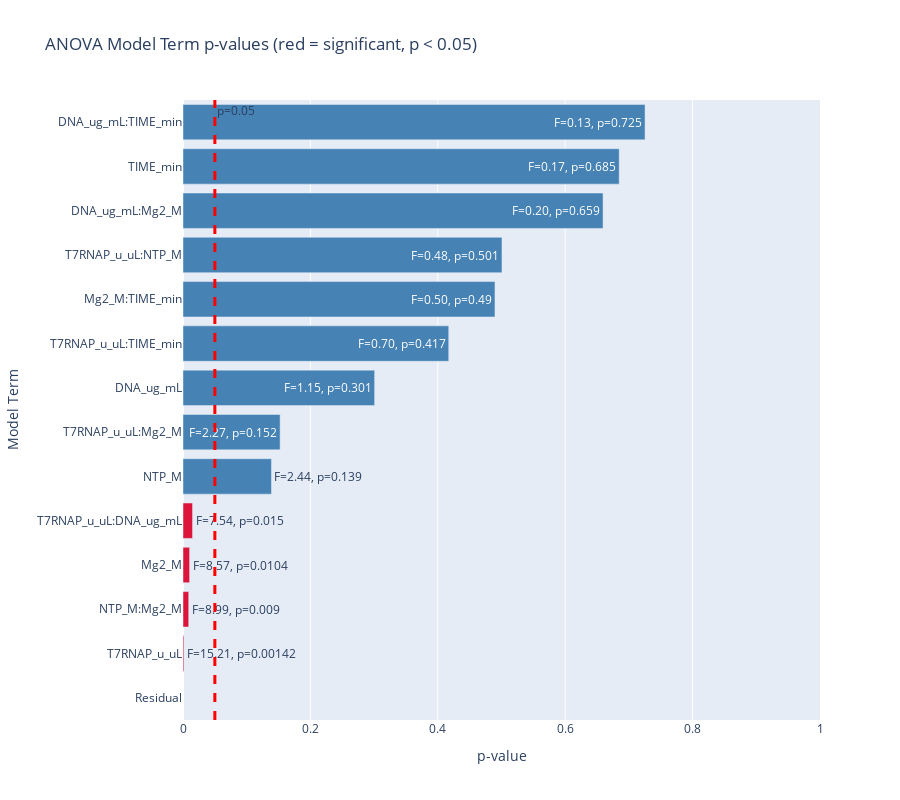

Notebook source saved alongside this figure:
### Markdown cell above
### Simplify the Linear Model

### Code cell
# Use descriptive variable names
anova_data = pd.DataFrame(
    data={
        "RNA_Yield": response.values.ravel(),
        "NTP_M": experimental_conditions[X_columns[0]].values.ravel(),
        "T7RNAP_u_uL": experimental_conditions[X_columns[1]].values.ravel(),
        "DNA_ug_mL": experimental_conditions[X_columns[2]].values.ravel(),
        "Mg2_M": experimental_conditions[X_columns[3]].values.ravel(),
        "TIME_min": experimental_conditions[X_columns[4]].values.ravel(),
    }
)

# Build formula with all main effects and all interaction effects (up to 5-way)
formula = "RNA_Yield ~ NTP_M + T7RNAP_u_uL + DNA_ug_mL + Mg2_M + TIME_min + NTP_M * Mg2_M + T7RNAP_u_uL * NTP_M + T7RNAP_u_uL * DNA_ug_mL + T7RNAP_u_uL * Mg2_M + T7RNAP_u_uL * TIME_min + DNA_ug_mL * Mg2_M + DNA_ug_mL * TIME_min + Mg2_M * TIME_min"

lm = ols(formula=formula, data=anova_data).fit()

# Show full model summary
print(lm.summary())

# ANOVA table
anova_results = anova_lm(lm)
print("\nANOVA Table:")
print(anova_results)

# Extract p-values and F-statistics
anova_results = anova_results.reset_index().rename(columns={"index": "Term"})
anova_results["Significant"] = anova_results["PR(>F)"] < 0.05

# Plot p-values for all terms
fig = go.Figure(
    data=[
        go.Bar(
            y=anova_results["Term"],
            x=anova_results["PR(>F)"],
            orientation="h",
            marker_color=[
                "crimson" if sig else "steelblue"
                for sig in anova_results["Significant"]
            ],
            text=[
                f"F={fval:.2f}, p={pval:.3g}"
                for fval, pval in zip(anova_results["F"], anova_results["PR(>F)"])
            ],
            hoverinfo="text",
        )
    ]
)

fig.add_vline(
    x=0.05,
    line_width=3,
    line_dash="dash",
    line_color="red",
    annotation_text="p=0.05",
    annotation_position="top right",
)
fig.update_xaxes(title="p-value", range=[0, 1])
fig.update_yaxes(title="Model Term")
fig.update_layout(
    barmode="stack",
    title_text="ANOVA Model Term p-values (red = significant, p < 0.05)",
    yaxis={"categoryorder": "total ascending"},
    height=800,
)

### Figure 1 — Plotly figure (JSON) as saved in the notebook; plotly's stock layout.template omitted (floating-point values rounded to 4 significant figures)
{"data": [{"hoverinfo": "text", "marker": {"color": ["steelblue", "crimson", "steelblue", "crimson", "steelblue", "crimson", "steelblue", "crimson", "steelblue", "steelblue", "steelblue", "steelblue", "steelblue", "steelblue"]}, "orientation": "h", "text": ["F=2.44, p=0.139", "F=15.21, p=0.00142", "F=1.15, p=0.301", "F=8.57, p=0.0104", "F=0.17, p=0.685", "F=8.99, p=0.009", "F=0.48, p=0.501", "F=7.54, p=0.015", "F=2.27, p=0.152", "F=0.70, p=0.417", "F=0.20, p=0.659", "F=0.13, p=0.725", "F=0.50, p=0.49", "F=nan, p=nan"], "type": "bar", "x": [0.1389, 0.001422, 0.3008, 0.0104, 0.6848, 0.008996, 0.5007, 0.015, 0.1524, 0.4172, 0.6594, 0.7254, 0.4897, null], "y": ["NTP_M", "T7RNAP_u_uL", "DNA_ug_mL", "Mg2_M", "TIME_min", "NTP_M:Mg2_M", "T7RNAP_u_uL:NTP_M", "T7RNAP_u_uL:DNA_ug_mL", "T7RNAP_u_uL:Mg2_M", "T7RNAP_u_uL:TIME_min", "DNA_ug_mL:Mg2_M", "DNA_ug_mL:TIME_min", "Mg2_M:TIME_min", "Residual"]}], "layout": {"annotations": [{"showarrow": false, "text": "p=0.05", "x": 0.05, "xanchor": "left", "xref": "x", "y": 1, "yanchor": "top", "yref": "y domain"}], "barmode": "stack", "height": 800, "shapes": [{"line": {"color": "red", "dash": "dash", "width": 3}, "type": "line", "x0": 0.05, "x1": 0.05, "xref": "x", "y0": 0, "y1": 1, "yref": "y domain"}], "title": {"text": "ANOVA Model Term p-values (red = significant, p < 0.05)"}, "xaxis": {"range": [0, 1], "title": {"text": "p-value"}}, "yaxis": {"categoryorder": "total ascending", "title": {"text": "Model Term"}}}}
